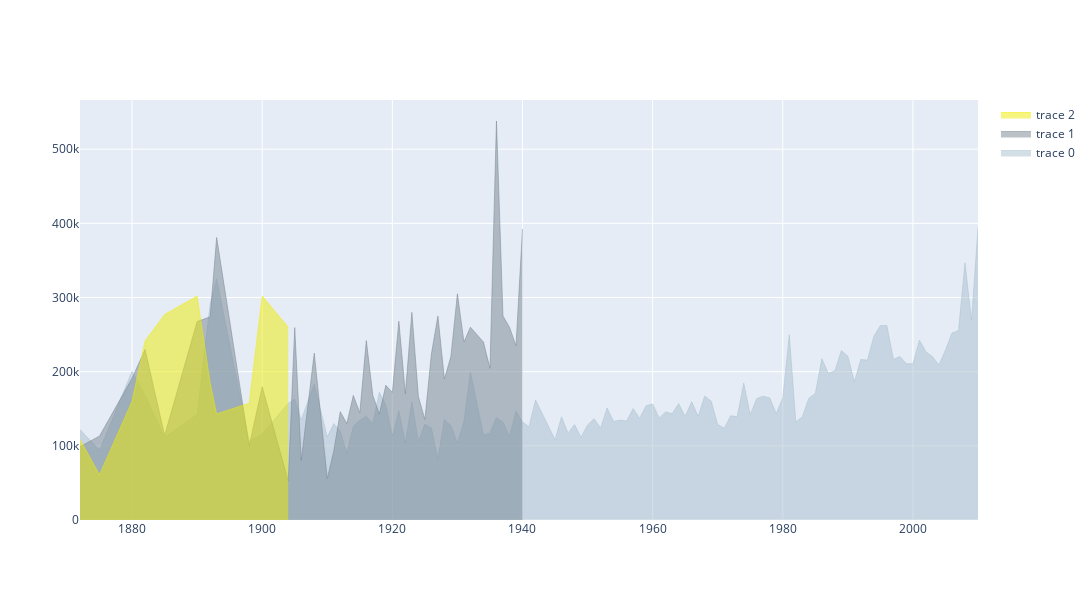

The notebook cell this image was saved under:
### Markdown cell above
* area charts - used to compare features on particle third feature

### Code cell
grp_data = data[['YearBuilt','SalePrice','LandSlope']].groupby(by=['LandSlope','YearBuilt']).mean().reset_index()
x = pd.unique(grp_data['YearBuilt'])
c1 = grp_data[grp_data['LandSlope'] == 'Gtl']['SalePrice']
c2 = grp_data[grp_data['LandSlope'] == 'Mod']['SalePrice']
c3 = grp_data[grp_data['LandSlope'] == 'Sev']['SalePrice']

fig = go.Figure()
fig.add_trace(go.Scatter(
    x=x,y=c1,
    mode='lines',
    line=dict(width=0.5, color='rgb(168, 192, 206)'),
    stackgroup='Gtl' # define stack group
))
fig.add_trace(go.Scatter(
    x=x, y=c2,
    mode='lines',
    line=dict(width=0.5, color='rgb(118, 133, 145)'),
    stackgroup='Mod'
))
fig.add_trace(go.Scatter(
    x=x, y=c3,
    mode='lines',
    line=dict(width=0.5, color='rgb(238, 236, 0)'),
    stackgroup='Sev'
))
fig.update_layout(width=1200,height=600)
fig.show()
